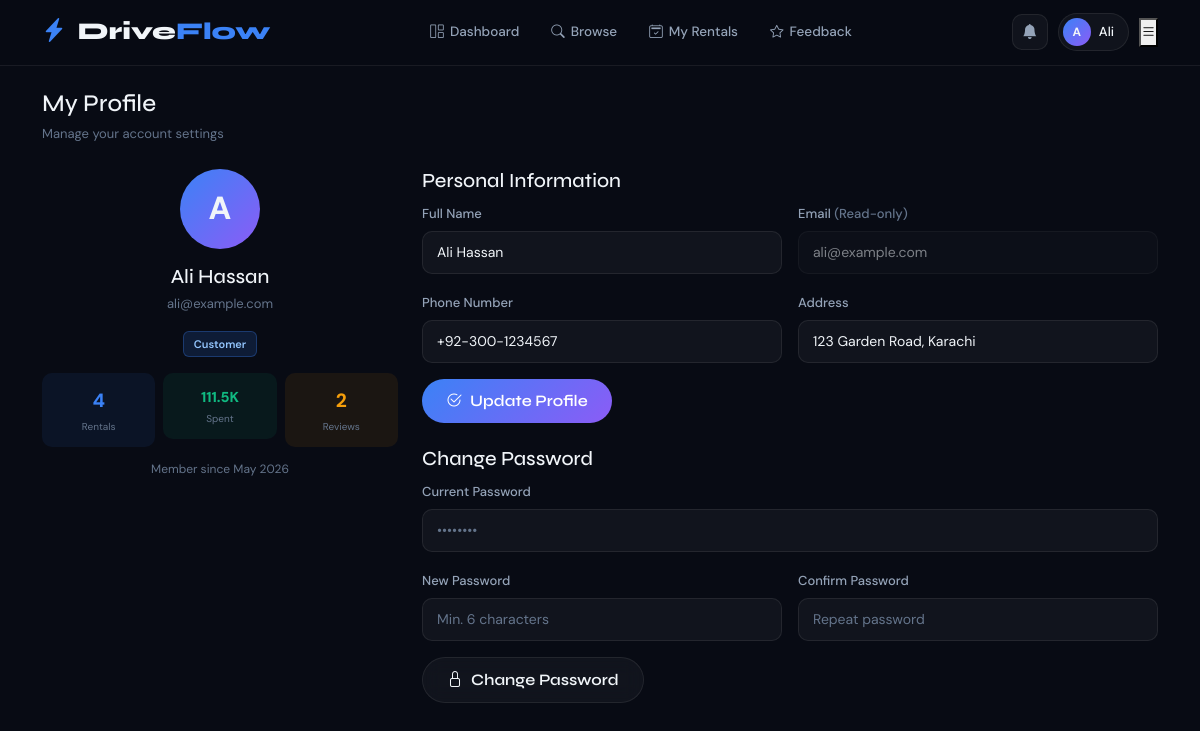
The app's page /customer/profile.php (signed in) with its own data.
### tables this page shows
CREATE TABLE users (
    id INT AUTO_INCREMENT PRIMARY KEY,
    full_name VARCHAR(150) NOT NULL,
    email VARCHAR(191) NOT NULL UNIQUE,
    password VARCHAR(255) NOT NULL,
    role ENUM('admin','customer') DEFAULT 'customer',
    phone VARCHAR(20),
    address TEXT,
    created_at TIMESTAMP DEFAULT CURRENT_TIMESTAMP
);

### includes/config.php (called while the page is built, shortened)
<?php
function clean($str) {
    return htmlspecialchars(trim($str), ENT_QUOTES, 'UTF-8');
}
?>

### customer/profile.php (the view, shortened to what this page needs)
<?php
require_once '../includes/config.php';
$db  = getDB();
$uid = $_SESSION['user_id'];
$stmt = $db->prepare("SELECT * FROM users WHERE id=?"); $stmt->execute([$uid]); $user = $stmt->fetch();
$totalRentals = $db->prepare("SELECT COUNT(*) FROM rentals WHERE user_id=?"); $totalRentals->execute([$uid]); $totalRentals = $totalRentals->fetchColumn();
$totalSpent   = $db->prepare("SELECT COALESCE(SUM(p.amount),0) FROM payments p JOIN rentals r ON p.rental_id=r.id WHERE r.user_id=? AND p.payment_status='Completed'"); $totalSpent->execute([$uid]); $totalSpent = $totalSpent->fetchColumn();
$myRatings    = $db->prepare("SELECT COUNT(*) FROM feedback WHERE user_id=?"); $myRatings->execute([$uid]); $myRatings = $myRatings->fetchColumn();
?>
<!DOCTYPE html><html lang="en"><head>
<link href="https://cdn.jsdelivr.net/npm/bootstrap@5.3.0/dist/css/bootstrap.min.css" rel="stylesheet">
<link href="https://cdn.jsdelivr.net/npm/bootstrap-icons@1.11.0/font/bootstrap-icons.css" rel="stylesheet">
<link href="../assets/css/main.css" rel="stylesheet">
<link href="../assets/css/customer.css" rel="stylesheet">
</head><body>
<?php include '../includes/customer_nav.php'; ?>
<div class="customer-wrapper">
  <div class="container py-4">
    <div class="mb-4"><h4 class="mb-1">My Profile</h4><p style="color:var(--text-muted);font-size:13px;margin:0;">Manage your account settings</p></div>
    <div class="row g-4">
      <div class="col-lg-4">
        <div class="data-card text-center">
          <div class="data-card-body">
            <div style="width:80px;height:80px;background:var(--gradient-1);border-radius:50%;display:flex;align-items:center;justify-content:center;font-size:2rem;font-weight:800;margin:0 auto 16px;">
              <?= strtoupper(substr($user['full_name'],0,1)) ?>
            </div>
            <h5 class="mb-1"><?= clean($user['full_name']) ?></h5>
            <p style="color:var(--text-muted);font-size:13px;"><?= clean($user['email']) ?></p>
            <span class="badge-approved" style="display:inline-block;margin-bottom:16px;">Customer</span>
            <div class="row g-2">
              <div class="col-4">
                <div style="background:rgba(59,130,246,0.08);border-radius:10px;padding:12px 8px;">
                  <div style="font-size:1.2rem;font-weight:800;color:var(--accent-blue);"><?= $totalRentals ?></div>
                  <div style="font-size:10px;color:var(--text-muted);">Rentals</div>
                </div>
              </div>
              <div class="col-4">
                <div style="background:rgba(16,185,129,0.08);border-radius:10px;padding:12px 8px;">
                  <div style="font-size:0.9rem;font-weight:800;color:var(--accent-green);"><?= number_format($totalSpent/1000,1) ?>K</div>
                  <div style="font-size:10px;color:var(--text-muted);">Spent</div>
                </div>
              </div>
              <div class="col-4">
                <div style="background:rgba(245,158,11,0.08);border-radius:10px;padding:12px 8px;">
                  <div style="font-size:1.2rem;font-weight:800;color:var(--accent-orange);"><?= $myRatings ?></div>
                  <div style="font-size:10px;color:var(--text-muted);">Reviews</div>
                </div>
              </div>
            </div>
            <p style="font-size:12px;color:var(--text-muted);margin-top:12px;margin-bottom:0;">Member since <?= date('M Y', strtotime($user['created_at'])) ?></p>
          </div>
        </div>
      </div>
      <div class="col-lg-8">
        <div class="data-card mb-4">
          <div class="data-card-header"><h5 class="data-card-title">Personal Information</h5></div>
          <div class="data-card-body">
            <form method="POST">
              <div class="row g-3">
                <div class="col-md-6">
                  <label class="form-label">Full Name</label>
                  <input type="text" name="full_name" class="form-control" value="<?= clean($user['full_name']) ?>" required>
                </div>
                <div class="col-md-6">
                  <label class="form-label">Email <span style="color:var(--text-muted);">(Read-only)</span></label>
                  <input type="email" class="form-control" value="<?= clean($user['email']) ?>" readonly style="opacity:0.5;">
                </div>
                <div class="col-md-6">
                  <label class="form-label">Phone Number</label>
                  <input type="tel" name="phone" class="form-control" value="<?= clean($user['phone'] ?? '') ?>" placeholder="+92 300 1234567">
                </div>
                <div class="col-md-6">
                  <label class="form-label">Address</label>
                  <input type="text" name="address" class="form-control" value="<?= clean($user['address'] ?? '') ?>" placeholder="Your address">
                </div>
                <div class="col-12">
                  <button type="submit" class="btn btn-primary-glow"><i class="bi bi-check2-circle me-2"></i>Update Profile</button>
                </div>
              </div>
            </form>
          </div>
        </div>
        <div class="data-card">
          <div class="data-card-header"><h5 class="data-card-title">Change Password</h5></div>
          <div class="data-card-body">
            <form method="POST">
              <div class="row g-3">
                <div class="col-12">
                  <label class="form-label">Current Password</label>
                  <input type="password" name="current_password" class="form-control" placeholder="••••••••" required>
                </div>
                <div class="col-md-6">
                  <label class="form-label">New Password</label>
                  <input type="password" name="new_password" class="form-control" placeholder="Min. 6 characters" required>
                </div>
                <div class="col-md-6">
                  <label class="form-label">Confirm Password</label>
                  <input type="password" name="confirm_password" class="form-control" placeholder="Repeat password" required>
                </div>
                <div class="col-12">
                  <button type="submit" class="btn btn-glass"><i class="bi bi-lock me-2"></i>Change Password</button>
                </div>
              </div>
            </form>
          </div>
        </div>
      </div>
    </div>
  </div>
</div>
</body></html>

### assets/css/main.css (style rules this page uses)
:root { --dark-bg: #080b14; --dark-card: #0d1220; --dark-border: rgba(255,255,255,0.07); --dark-surface: #111827; --accent-blue: #3b82f6; --accent-purple: #8b5cf6; --accent-cyan: #06b6d4; --accent-pink: #ec4899; --accent-green: #10b981; --accent-orange: #f59e0b; --gradient-1: linear-gradient(135deg, #3b82f6, #8b5cf6); --gradient-2: linear-gradient(135deg, #06b6d4, #3b82f6); --gradient-3: linear-gradient(135deg, #ec4899, #8b5cf6); --text-primary: #f1f5f9; --text-secondary: #94a3b8; --text-muted: #64748b; --glass-bg: rgba(255,255,255,0.04); --glass-border: rgba(255,255,255,0.08); --shadow-glow: 0 0 30px rgba(59,130,246,0.2); --font-display: 'Syne', sans-serif; --font-body: 'DM Sans', sans-serif; --radius: 16px; --radius-sm: 10px; --transition: all 0.3s cubic-bezier(0.4, 0, 0.2, 1); }
*, *::before, *::after { box-sizing: border-box; margin: 0; padding: 0; }
html { scroll-behavior: smooth; }
body { background-color: var(--dark-bg); color: var(--text-primary); font-family: var(--font-body); font-size: 15px; line-height: 1.7; overflow-x: hidden; }
h1, h2, h3, h4, h5, h6 { font-family: var(--font-display); color: var(--text-primary); }
.btn-primary-glow { background: var(--gradient-1); border: none; color: #fff; font-family: var(--font-display); font-weight: 600; border-radius: 50px; padding: 10px 24px; transition: var(--transition); position: relative; overflow: hidden; }
.btn-primary-glow::before { content: ''; position: absolute; inset: 0; background: linear-gradient(135deg, rgba(255,255,255,0.2), transparent); opacity: 0; transition: var(--transition); }
.btn-glass { background: var(--glass-bg); border: 1px solid var(--glass-border); color: var(--text-primary); font-family: var(--font-display); font-weight: 600; border-radius: 50px; padding: 10px 24px; transition: var(--transition); backdrop-filter: blur(10px); }
.form-label { font-weight: 500; font-size: 13px; color: var(--text-secondary); margin-bottom: 6px; }
.form-control, .form-select { background: rgba(255,255,255,0.04) !important; border: 1px solid var(--glass-border) !important; color: var(--text-primary) !important; border-radius: var(--radius-sm) !important; padding: 10px 14px; font-size: 14px; transition: var(--transition); }
.form-control::placeholder { color: var(--text-muted); }
.badge-approved { background: rgba(59,130,246,0.15); color: #93c5fd; border: 1px solid rgba(59,130,246,0.3); border-radius: 6px; padding: 3px 10px; font-size: 11px; font-weight: 600; }

### assets/css/customer.css (style rules this page uses)
.customer-wrapper { min-height: calc(100vh - 62px); padding-bottom: 40px; }

### records on screen
users: full_name "A", full_name "Ali Hassan", email "ali@example.com", created_at "May 2026", phone "+92-300-1234567", address "123 Garden Road, Karachi"

### other values on screen
substr($_SESSION['full_name'],0,1) "A"
explode(' ',$_SESSION['full_name'])[0] "Ali"
$totalRentals "4"
$totalSpent/1000 "111.5"
$myRatings "2"
